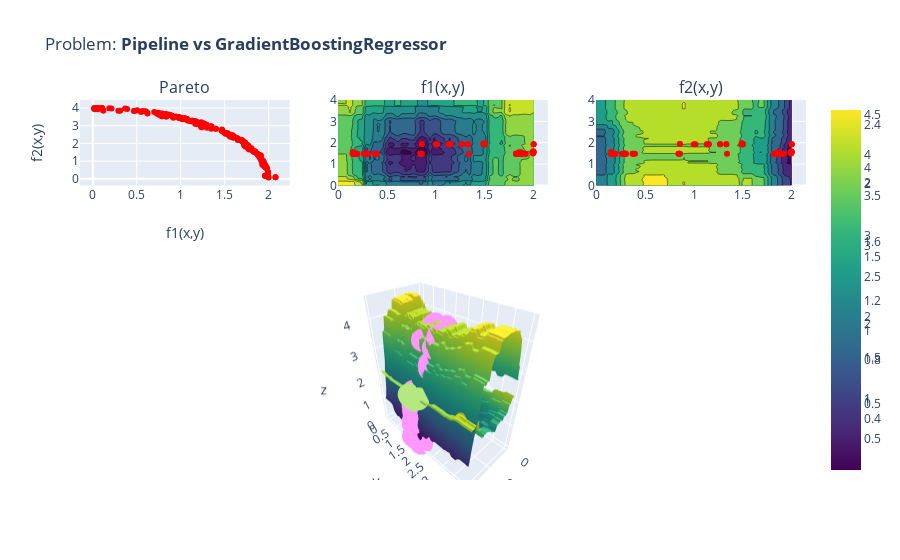

Notebook code for this chart:
### Markdown cell above
### *Plotting objectives and search space for the last iteration of tuning
- Red points are Pare front from the hypothesis.
- Blue points are non-dominated solutions from evaluated points. Set of the best solutions available for this iteration.

**if the dimension of problem and objective space is 2*

### Code cell
if OBJ==2 and DIM == 2:
    # Plot last population from TutorModel   
    X, y = gen.return_X_y()
    X = X.reset_index()
    y = y.reset_index()
    
    best_experiments = go.Scatter(x=y.loc[ndf[0],:].f1.values,
                         y=y.loc[ndf[0],:].f2.values,
                         mode='markers',
                         name=u'Dataset. Not-dominated results ',
                         showlegend=False,
                         line=dict(color='red')
                         )
    
    solver = tutor.solution.solver.values[0]
    fig = plot_mo(solver.problem, solver.population)
    fig.add_trace(best_experiments, row=1, col=1)
    plotly.offline.iplot(fig)
